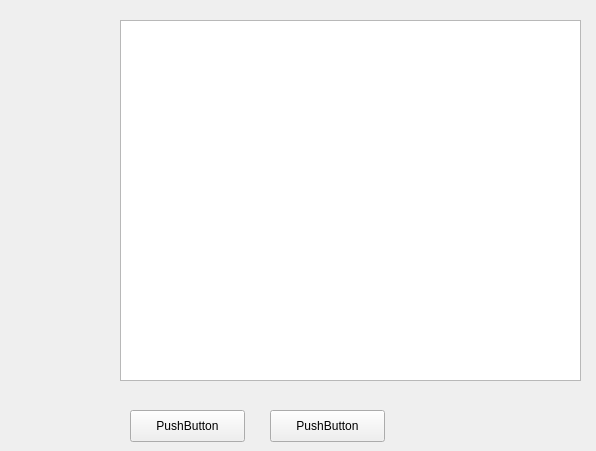
<?xml version="1.0" encoding="UTF-8"?>
<ui version="4.0">
 <class>UiGameDatabase</class>
 <widget class="QWidget" name="UiGameDatabase">
  <property name="geometry">
   <rect>
    <x>0</x>
    <y>0</y>
    <width>596</width>
    <height>451</height>
   </rect>
  </property>
  <property name="windowTitle">
   <string>Game database</string>
  </property>
  <widget class="QListView" name="listView">
   <property name="geometry">
    <rect>
     <x>120</x>
     <y>20</y>
     <width>461</width>
     <height>361</height>
    </rect>
   </property>
  </widget>
  <widget class="QPushButton" name="pushButton">
   <property name="geometry">
    <rect>
     <x>130</x>
     <y>410</y>
     <width>115</width>
     <height>32</height>
    </rect>
   </property>
   <property name="text">
    <string>PushButton</string>
   </property>
  </widget>
  <widget class="QPushButton" name="pushButton_2">
   <property name="geometry">
    <rect>
     <x>270</x>
     <y>410</y>
     <width>115</width>
     <height>32</height>
    </rect>
   </property>
   <property name="text">
    <string>PushButton</string>
   </property>
  </widget>
 </widget>
 <resources>
  <include location="../../resource/dboxfe.qrc"/>
 </resources>
 <connections/>
</ui>
